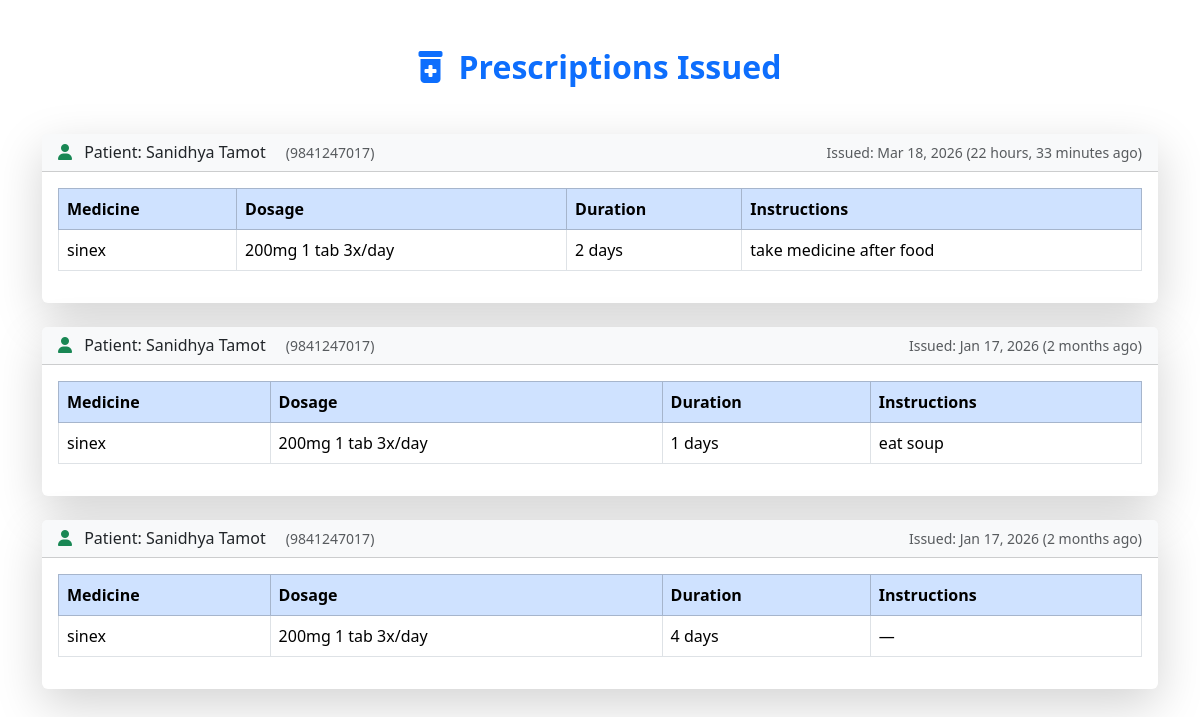
Page /doctor-prescriptions/ (signed in) on the committed database.
### hospital/models.py (models this page shows, shortened)
class Prescription(models.Model):
    patient = models.ForeignKey('Patient', on_delete=models.CASCADE, related_name='prescriptions')
    doctor = models.ForeignKey('Doctor', on_delete=models.SET_NULL, null=True, related_name='prescriptions_issued')
    appointment = models.ForeignKey('Appointment', on_delete=models.SET_NULL, null=True, blank=True)
    date_issued = models.DateTimeField(default=timezone.now)
    notes = models.TextField(blank=True, null=True)

class Patient(models.Model):
    Name= models.CharField(max_length=100)
    Gender= models.CharField(max_length=100)
    Mobile = models.CharField(max_length=15)
    Address= models.TextField()
    email = models.EmailField(max_length=100, blank=True, null=True)         # optional
    password = models.CharField(max_length=128)   # ADD THIS

class PrescriptionItem(models.Model):
    prescription = models.ForeignKey(Prescription, on_delete=models.CASCADE, related_name='items')
    medicine_name = models.CharField(max_length=200)
    dosage = models.CharField(max_length=100)  # e.g., "500mg, 1 tablet 3x/day"
    duration_days = models.PositiveIntegerField()
    instructions = models.TextField(blank=True, null=True)

### hospital/views.py (the view)
# urls.py: path('doctor-prescriptions/',              doctor_prescriptions,name='doctor_prescriptions'),
def doctor_prescriptions(request):
    doctor = _require_doctor(request)
    if not doctor:
        return redirect('main_login')
    prescriptions = Prescription.objects.filter(doctor=doctor).select_related('patient').prefetch_related('items').order_by('-date_issued')
    return render(request, 'doctor_prescriptions.html', {
        'doctor':        doctor,
        'prescriptions': prescriptions,
    })

### hospital/views.py (called while the page is built)
def _require_doctor(request):
    if request.session.get('user_type') != 'doctor':
        return None
    doctor_id = request.session.get('doctor_id')
    if not doctor_id:
        return None
    try:
        return Doctor.objects.get(id=doctor_id)
    except Doctor.DoesNotExist:
        return None

### hospital/templates/doctor_prescriptions.html (shortened to what this page needs)
{% extends "base.html" %}
{% block content %}
<div class="container my-5">
    <h2 class="text-center fw-bold text-primary mb-5">
        <i class="fas fa-prescription-bottle-alt me-3"></i>Prescriptions Issued
    </h2>
    {% if prescriptions %}
        {% for prescription in prescriptions %}
        <div class="card shadow-lg mb-4 border-0">
            <div class="card-header bg-light d-flex justify-content-between align-items-center">
                <h6 class="mb-0">
                    <i class="fas fa-user me-2 text-success"></i>
                    Patient: {{ prescription.patient.Name }}
                    <small class="text-muted ms-3">({{ prescription.patient.Mobile }})</small>
                </h6>
                <small class="text-muted">
                    Issued: {{ prescription.date_issued|date:"M d, Y" }}
                    ({{ prescription.date_issued|timesince }} ago)
                </small>
            </div>
            <div class="card-body">
                <div class="table-responsive">
                    <table class="table table-hover table-bordered">
                        <thead class="table-primary">
                            <tr>
                                <th>Medicine</th>
                                <th>Dosage</th>
                                <th>Duration</th>
                                <th>Instructions</th>
                            </tr>
                        </thead>
                        <tbody>
                            {% for item in prescription.items.all %}
                            <tr>
                                <td>{{ item.medicine_name }}</td>
                                <td>{{ item.dosage }}</td>
                                <td>{{ item.duration_days }} days</td>
                                <td>{{ item.instructions|default:"—" }}</td>
                            </tr>
                            {% empty %}
                            <tr>
                                <td colspan="4" class="text-center text-muted py-3">
                                    No medicines in this prescription
                                </td>
                            </tr>
                            {% endfor %}
                        </tbody>
                    </table>
                </div>
            </div>
        </div>
        {% endfor %}
    {% else %}
        <div class="text-center py-5">
            <i class="fas fa-prescription-bottle-alt fa-5x text-muted mb-4"></i>
            <h4 class="text-muted">No prescriptions issued yet</h4>
            <p class="text-muted">Prescriptions will appear here once you prescribe to patients.</p>
        </div>
    {% endif %}
</div>
{% endblock %}

### hospital/templates/base.html (shortened to what this page needs)
{% load static %}
<!DOCTYPE html>
<html lang="en">
<head>
    <link href="https://cdn.jsdelivr.net/npm/bootstrap@5.3.3/dist/css/bootstrap.min.css" rel="stylesheet">
    <link rel="stylesheet" href="https://cdnjs.cloudflare.com/ajax/libs/font-awesome/6.5.0/css/all.min.css">
</head>
<body>
    {% block content %}
    {% endblock %}
</body>
</html>

### rows in the picture
Prescription: patient.Name "Sanidhya Tamot", patient.Mobile "9841247017", date_issued "Mar 18, 2026", date_issued "22 hours, 33 minutes"
PrescriptionItem: medicine_name "sinex", dosage "200mg 1 tab 3x/day", duration_days "2", instructions "take medicine after food"
Prescription: patient.Name "Sanidhya Tamot", patient.Mobile "9841247017", date_issued "Jan 17, 2026", date_issued "2 months"
PrescriptionItem: medicine_name "sinex", dosage "200mg 1 tab 3x/day", duration_days "1", instructions "eat soup"
Prescription: patient.Name "Sanidhya Tamot", patient.Mobile "9841247017", date_issued "Jan 17, 2026", date_issued "2 months"
PrescriptionItem: medicine_name "sinex", dosage "200mg 1 tab 3x/day", duration_days "4", instructions "—"
